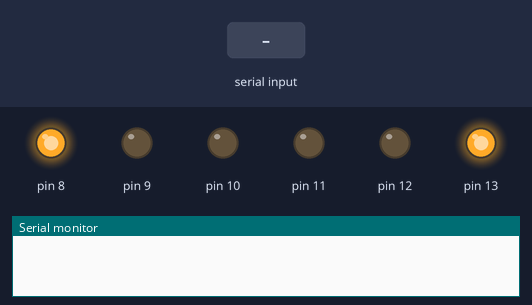
Bench run of a sketch on a simulated Arduino Uno, built with avr-gcc and run on an emulated ATmega328P. Parts: output pins drawn as LEDs (lit = HIGH), the last lines printed to the serial monitor. The test bench sets the inputs (shaded band).

Above: at 1.2 s.
1.3 s: "A" received over Serial
At 4.9 s:
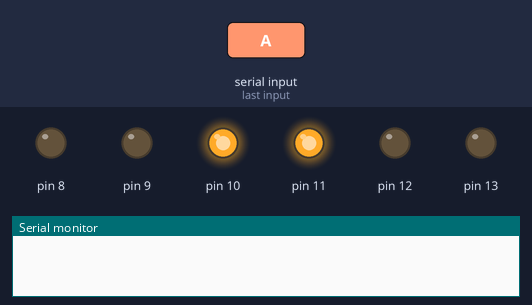
9.5 s: "B" received over Serial
At 12.8 s:
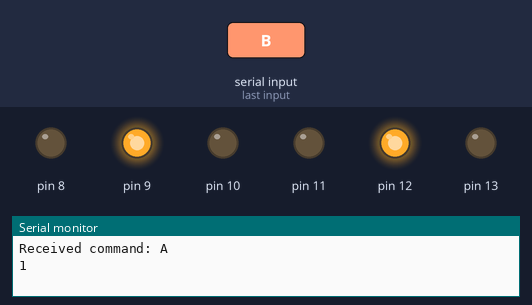
19.5 s: "1" received over Serial
Timing chart, 0 to 33.5 s (numbered marks = the images above; inputs shaded):
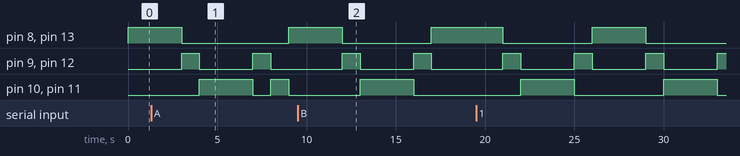

Measured:
- by itself, pin 9, pin 12: alternates HIGH for 1.0 s and LOW for 3.0 s
- by itself, pin 10, pin 11: alternates HIGH for 3.0 s and LOW for 5.0 s

The sketch:

lights_board.ino
```cpp
// Register and pin definitions
#define DDRB 0x24   // Data Direction Register for PORTB
#define PORTB 0x25  // PORTB Register

// Traffic light LEDs for both sides
#define PB0 0  // Red light for Side 1
#define PB1 1  // Yellow light for Side 1
#define PB2 2  // Green light for Side 1
#define PB3 3  // Red light for Side 2
#define PB4 4  // Yellow light for Side 2
#define PB5 5  // Green light for Side 2

// Global variable to track the last received command
char lastCommand = 'C';   // Default: Normal traffic light mode
unsigned long lastCommandTime = 0;  // Time of last command received

void setup() {
  // Initialize Serial communication
  Serial.begin(9600);

  // Set PB0 - PB5 as outputs (traffic light LEDs)
  *((volatile unsigned char *)DDRB) |= 0x3F;  // 0x3F = 00111111 (PB0 to PB5 as output)
}

void loop() {
  // Check if data is available from the Master
  if (Serial.available() > 0) {
    lastCommand = Serial.read();  // Read the latest command
    lastCommandTime = millis();   // Update last command received time

    // Print received command to the serial monitor
    Serial.print("Received command: ");
    Serial.println(lastCommand);
  }

  // Switch based on the last command
  switch (lastCommand) {
    case 'A':  // Emergency for Side 1
      emergencyModeSide1();
      Serial.write('Emergency vehicle at lane 1');
      break;

    case 'B':  // Emergency for Side 2
      emergencyModeSide2();
      Serial.write('Emergency vehicle at lane ');
      break;

    default:  // Default to normal traffic light sequence
      normalTrafficLights();
      break;
  }

  // Check if 5 seconds have passed since the last command
  if (millis() - lastCommandTime <= 5000) {
    lastCommand = 'C';  // Return to normal mode
  }
}

void emergencyModeSide1() {
  *((volatile unsigned char *)PORTB) = (1 << PB2) | (1 << PB3);  // Side 1 Green, Side 2 Red
  delay(1000);  // 1-second delay
}

void emergencyModeSide2() {
  *((volatile unsigned char *)PORTB) = (1 << PB0) | (1 << PB5);  // Side 1 Red, Side 2 Green
  delay(1000);  // 1-second delay
}

void normalTrafficLights() {
  // Side 1: Red, Side 2: Green
  *((volatile unsigned char *)PORTB) = (1 << PB0) | (1 << PB5);
  delay(3000);  // 3-second delay

  // Side 1: Yellow, Side 2: Yellow
  *((volatile unsigned char *)PORTB) = (1 << PB1) | (1 << PB4);
  delay(1000);  // 1-second delay

  // Side 1: Green, Side 2: Red
  *((volatile unsigned char *)PORTB) = (1 << PB2) | (1 << PB3);
  delay(3000);  // 3-second delay

  // Side 1: Yellow, Side 2: Yellow
  *((volatile unsigned char *)PORTB) = (1 << PB1) | (1 << PB4);
  delay(1000);  // 1-second delay
}
```
